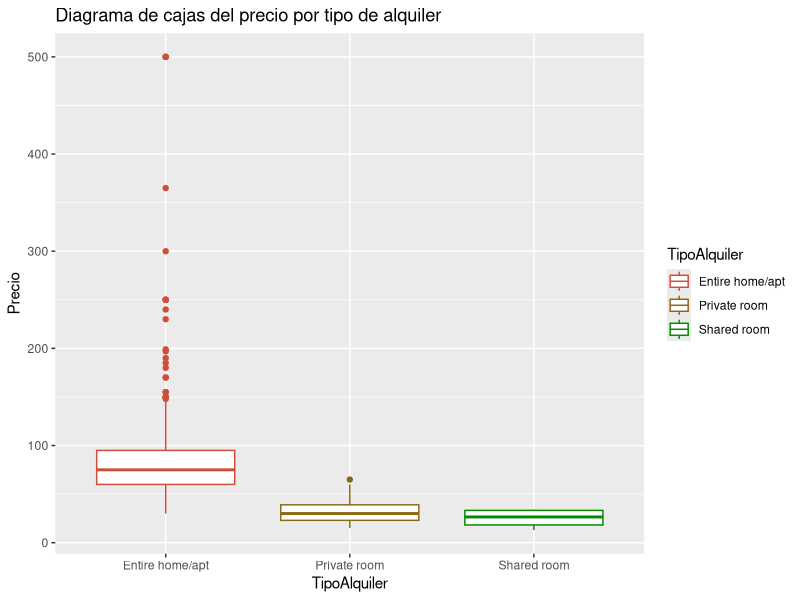
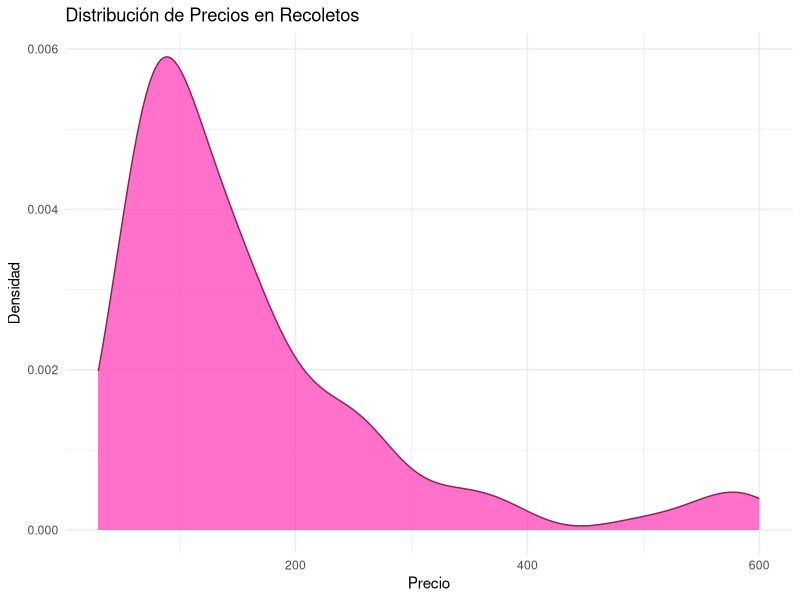
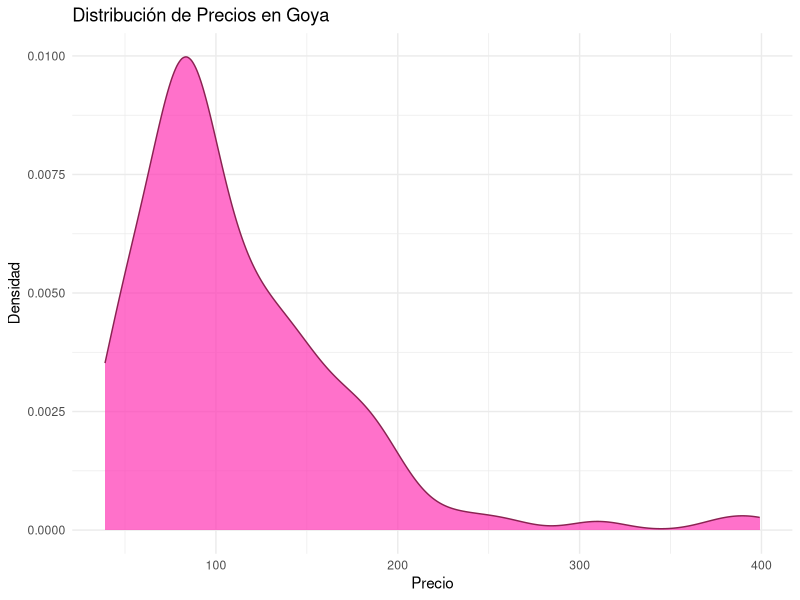
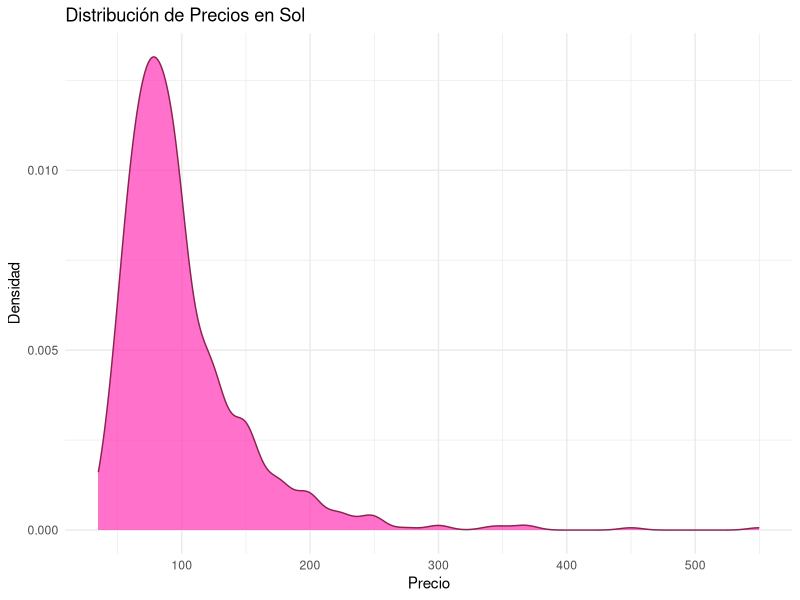
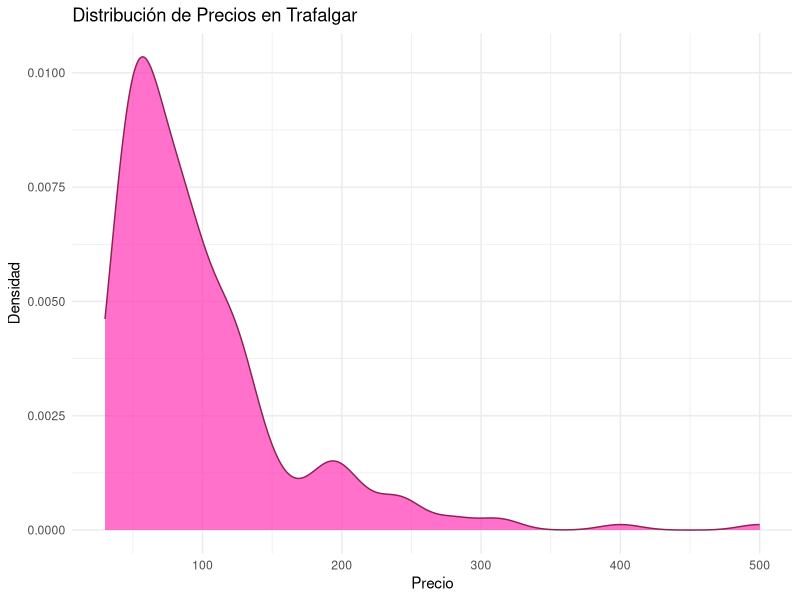
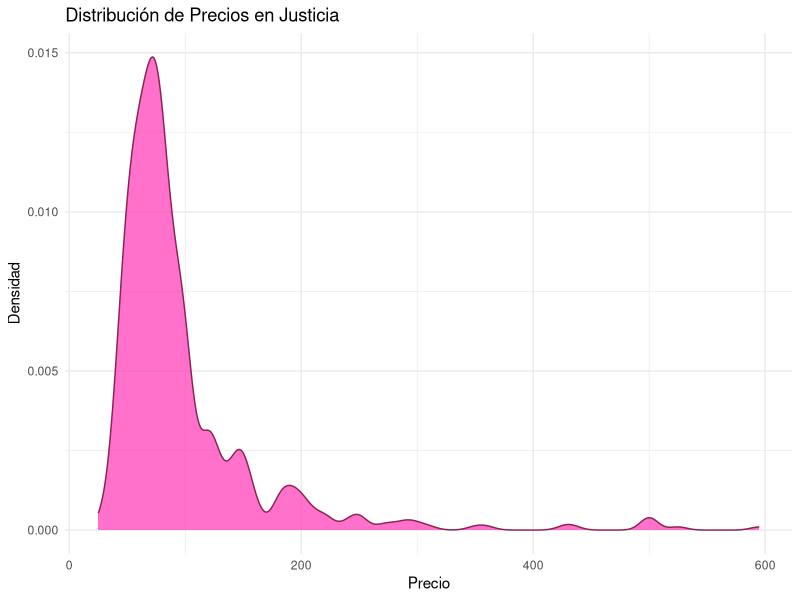
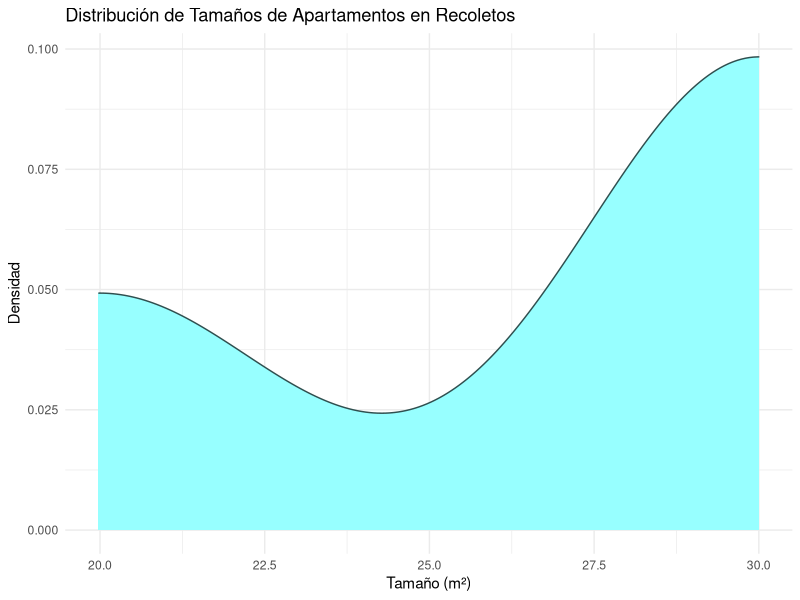
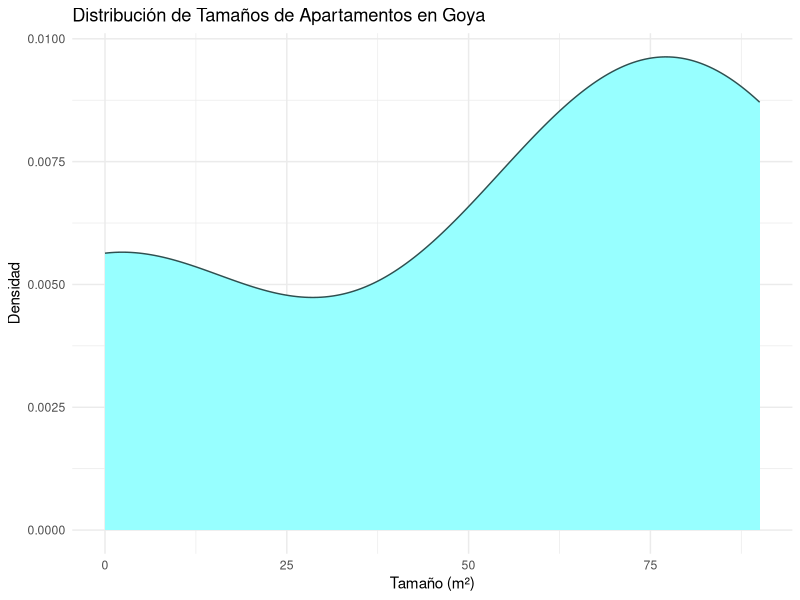

Recreate these plots in R, in order.
## ---- chunk 1
library(ggplot2)
library(dplyr)
## ---- chunk 2
airbnb<-read.csv('airbnb.csv',sep = ',', stringsAsFactors = T)
## ---- chunk 3
head(airbnb)
## ---- chunk 4
newnames<-c("CodigoPostal","Barrio","TipoPropiedad","TipoAlquiler","MaxOcupantes","NumBanyos",
"NumDormitorios","NumCamas","TipoCama","Comodidades","PiesCuadrados","Precio","Puntuacion")
colnames(airbnb) <- newnames
head(airbnb)
## ---- chunk 5
airbnb$MetrosCuadrados <- airbnb$PiesCuadrados * 0.092903
airbnb[, c("PiesCuadrados", "MetrosCuadrados")]
## ---- chunk 6
# Establecer a NA en los casos donde la cadena está vacía, es igual a '-' o no comienza con "28"
airbnb$CodigoPostal[airbnb$CodigoPostal == '' | airbnb$CodigoPostal == '-' | !grepl("^28", airbnb$CodigoPostal)] <- NA

# Corregir un valores específicos
airbnb$CodigoPostal[airbnb$CodigoPostal == '2804'] <- '28004'
airbnb$CodigoPostal[airbnb$CodigoPostal == '2805'] <- '28005'
airbnb$CodigoPostal[airbnb$CodigoPostal == '2815'] <- '28015'
airbnb$CodigoPostal[airbnb$CodigoPostal == '2015'] <- '28015'
airbnb$CodigoPostal[airbnb$CodigoPostal == '280013'] <- '28013'
airbnb$CodigoPostal[airbnb$CodigoPostal == 'Madri'] <- '28004'
airbnb$CodigoPostal[airbnb$CodigoPostal == '28'] <- '28027'

# Eliminar cualquier carácter de nueva línea (\n) en la columna 'CodigoPostal'
airbnb$CodigoPostal <- gsub("\\n", "", airbnb$CodigoPostal)

# Conservar solo los primeros 5 caracteres de cada valor en la columna 'CodigoPostal'
airbnb$CodigoPostal <- substr(airbnb$CodigoPostal, 1, 5)
head(airbnb$CodigoPostal, 30)
## ---- chunk 7
codigos_postales_unicos <- unique(na.omit(airbnb$CodigoPostal))
print(codigos_postales_unicos)
## ---- chunk 8
# Calcular la frecuencia de cada código postal en el conjunto de datos de airbnb
frecuencia_codigos <- table(airbnb$CodigoPostal)

# Seleccionar los 5 códigos postales más frecuentes
codigos_mas_frecuentes <- names(sort(frecuencia_codigos, decreasing = TRUE)[1:5])

# Imprimir los resultados
cat("Los 5 códigos postales más frecuentes son:\n")

# Iterar sobre los códigos más frecuentes y mostrar su frecuencia
for (codigo in codigos_mas_frecuentes) {
  frecuencia <- frecuencia_codigos[codigo]
  cat(paste(codigo, ": ", frecuencia, " entradas\n"))
}
## ---- chunk 9
# Seleccionar los 5 códigos postales menos frecuentes
codigos_menos_frecuentes <- names(sort(frecuencia_codigos)[1:5])

# Imprimir los resultados
cat("\nLos 5 códigos postales menos frecuentes son:\n")

# Iterar sobre los códigos menos frecuentes y mostrar su frecuencia
for (codigo in codigos_menos_frecuentes) {
  frecuencia <- frecuencia_codigos[codigo]
  cat(paste(codigo, ": ", frecuencia, " entradas\n"))
}
## ---- chunk 10
# Filtrar las entradas que tienen el código postal "28012"
entradas_28012 <- na.omit(airbnb$Barrio[airbnb$CodigoPostal == "28012"])

# Seleccionar los barrios únicos asociados al código postal "28012"
barrios_en_28012 <- unique(entradas_28012)

# Imprimir los resultados
cat("Los barrios en el código postal 28012 son:\n")
cat(paste(barrios_en_28012, collapse = ", "))
## ---- chunk 11
# Obtener la tabla de frecuencia
total_entradas <- table(airbnb$Barrio[airbnb$Barrio %in% barrios_en_28012])

# Crear un data.frame con los resultados
barrios_entradas_28012 <- data.frame(Barrio = names(total_entradas), Entradas = as.numeric(total_entradas))

# Filtrar aquellos con entradas diferentes de 0
barrios_entradas_28012 <- barrios_entradas_28012[barrios_entradas_28012$Entradas != 0, ]

# Mostrar los resultados
print(barrios_entradas_28012)
## ---- chunk 12
# Filtrar las entradas que tienen el código postal "28012" y eliminar NAs
entradas_28012 <- na.omit(airbnb$Barrio[airbnb$CodigoPostal == "28012"])

# Seleccionar los barrios únicos asociados al código postal "28012"
barrios_en_28012 <- unique(entradas_28012)

# Imprimir los resultados
cat("Los barrios en el código postal 28012 son:\n")
cat(paste(barrios_en_28012, collapse = ", "))
## ---- chunk 13
# Calcular la frecuencia de cada barrio en la columna "Barrio"
frecuencia_barrios <- table(airbnb$Barrio)

# Obtener los nombres de los 5 barrios con mayor frecuencia
barrios_mas_frecuentes <- names(sort(frecuencia_barrios, decreasing = TRUE)[1:5])

# Imprimir los 5 barrios con mayor frecuencia y su número de entradas
cat("Los 5 barrios con mayor número de entradas son:\n")

# Iterar sobre los barrios más frecuentes
for (barrio in barrios_mas_frecuentes) {
  # Obtener la frecuencia del barrio
  frecuencia <- frecuencia_barrios[barrio]
  
  # Imprimir el nombre del barrio y su frecuencia
  cat(paste(barrio, ": ", frecuencia, " entradas\n"))
}
## ---- chunk 14
# Obtener los tipos únicos en la columna "TipoAlquiler"
tipos_alquiler <- unique(airbnb$TipoAlquiler)

# Imprimir los tipos de alquiler separados por comas
cat("Tipos de Alquiler:", paste(tipos_alquiler, collapse = ", "), "\n\n")

# Calcular la frecuencia de cada tipo de alquiler en la columna "TipoAlquiler"
frecuencia_tipos_alquiler <- table(airbnb$TipoAlquiler)

# Imprimir la cantidad de entradas por tipo de alquiler
cat("Cantidad de entradas por tipo de alquiler:\n")

# Imprimir la tabla de frecuencias
print(frecuencia_tipos_alquiler)
## ---- chunk 15
# Crear un diagrama de cajas con ggplot
ggplot(na.omit(airbnb), aes(x = TipoAlquiler, y = Precio, color = TipoAlquiler)) +
  geom_boxplot() +
  scale_color_manual(values = c("#CD4F39", "#8B6914", "#008B00")) +
  labs(title = "Diagrama de cajas del precio por tipo de alquiler")
## ---- chunk 16
# Calcular el precio medio por tipo de alquiler
precio_medio_por_tipo <- airbnb %>%
   # Agrupar por tipo de alquiler
  group_by(TipoAlquiler) %>%
  # Calcular el precio medio, ignorando NA
  summarize(PrecioMedio = mean(Precio, na.rm = TRUE))
print(precio_medio_por_tipo)
## ---- chunk 17
# Realizar la prueba de Shapiro-Wilk
resultado_test_precio_medio <- shapiro.test(precio_medio_por_tipo$PrecioMedio)

# Verificar el resultado de la prueba
if (resultado_test_precio_medio$p.value > 0.05) {
  cat("Los datos parecen seguir una distribución normal.\n")
} else {
  cat("Los datos no siguen una distribución normal.\n")
}
print(resultado_test_precio_medio)
## ---- chunk 18
# Realizar el test de Kruskal-Wallis
resultado_kruskal <- kruskal.test(PrecioMedio ~ TipoAlquiler, data = precio_medio_por_tipo)
print(resultado_kruskal)
## ---- chunk 19
airbnb_entire <- airbnb %>% filter(TipoAlquiler == 'Entire home/apt')
head(airbnb_entire)
## ---- chunk 20
# Calcular el número de entradas por barrio
top_barrios_entire <- airbnb_entire %>%
  # Agrupar por el campo Barrio
  group_by(Barrio) %>%
  # Contar el número de entradas por barrio
  summarize(NumEntradas = n()) %>%
  # Ordenar en orden descendente por el número de entradas
  arrange(desc(NumEntradas)) %>%
  # Seleccionar los primeros 5 barrios
  head(5)

print(top_barrios_entire)
## ---- chunk 21
# Calcular el precio promedio por barrio
precio_medio_barrio <- aggregate(Precio ~ Barrio, airbnb_entire, mean, na.rm = TRUE)

# Ordenar en orden descendente por precio
precio_medio_barrio <- precio_medio_barrio[order(-precio_medio_barrio$Precio), ]

# Seleccionar los primeros 5 barrios con precios más altos
top_5_barrios_precio <- head(precio_medio_barrio, 5)

print(top_5_barrios_precio)
## ---- chunk 22
# Calcular el precio promedio por barrio
precio_medio_barrio <- aggregate(Precio ~ Barrio, airbnb_entire, mean, na.rm = TRUE)

# Calcular la frecuencia de apartamentos por barrio
frecuencia_por_barrio <- table(airbnb_entire$Barrio)
entradas_por_barrio <- data.frame(Barrio = names(frecuencia_por_barrio), NumApartamentos = as.numeric(frecuencia_por_barrio))

# Seleccionar los 5 barrios con los precios promedio más altos
top_5_barrios_precio <- head(precio_medio_barrio[order(-precio_medio_barrio$Precio), ], 5)

# Seleccionar los número de apartamentos correspondientes a los 5 barrios
entradas_top_5_barrios <- entradas_por_barrio[entradas_por_barrio$Barrio %in% top_5_barrios_precio$Barrio, ]

# Calcular el total de entradas en los 5 barrios
total_entradas <- sum(entradas_top_5_barrios$NumApartamentos)

# Agregar una fila con el total de entradas
entradas_top_5_barrios <- rbind(entradas_top_5_barrios, c("Total", total_entradas))

# Combinar la información de precios y entradas por barrio
top_barrios <- merge(top_5_barrios_precio, entradas_top_5_barrios, by = "Barrio")
colnames(top_barrios) <- c("Barrio", "PrecioMedio", "NumApartamentos")

# Ordenar el resultado por número de apartamentos de forma descendente
top_barrios <- top_barrios %>% arrange(desc(NumApartamentos))

print(top_barrios)
## ---- chunk 23
# Calcular el precio promedio por barrio
precio_medio_barrio <- aggregate(Precio ~ Barrio, airbnb_entire, mean, na.rm = TRUE)

# Calcular la frecuencia de apartamentos por barrio
frecuencia_por_barrio <- table(airbnb_entire$Barrio)
entradas_por_barrio <- data.frame(Barrio = names(frecuencia_por_barrio), NumApartamentos = as.numeric(frecuencia_por_barrio))

# Combinar la información de precios y entradas por barrio
top_barrios <- merge(precio_medio_barrio, entradas_por_barrio, by = "Barrio")
colnames(top_barrios) <- c("Barrio", "PrecioMedio", "NumApartamentos")

# Filtrar los barrios con menos de 100 apartamentos
top_barrios_filtrados <- top_barrios %>%
  filter(NumApartamentos > 100) %>%
  arrange(desc(PrecioMedio))

# Seleccionar los 5 barrios con los precios promedio más altos y más de 100 apartamentos
top_5_barrios_100 <- head(top_barrios_filtrados, 5)

print(top_5_barrios_100)
## ---- chunk 24
barrio_recoletos <- "Recoletos"
df_barrio <- airbnb_entire %>% filter(Barrio == barrio_recoletos)
df_barrio <- df_barrio[is.finite(df_barrio$Precio), ]
p <- ggplot(df_barrio, aes(x = Precio)) +
  geom_density(fill = "#FF34B3", color = "#8B2252", alpha = 0.7) +
  labs(title = paste("Distribución de Precios en", barrio_recoletos),
       x = "Precio",
       y = "Densidad") +
  theme_minimal()

print(p)
## ---- chunk 25
barrio_goya <- "Goya"
df_barrio <- airbnb_entire %>% filter(Barrio == barrio_goya)
df_barrio <- df_barrio[is.finite(df_barrio$Precio), ]
p <- ggplot(df_barrio, aes(x = Precio)) +
  geom_density(fill = "#FF34B3", color = "#8B2252", alpha = 0.7) +
  labs(title = paste("Distribución de Precios en", barrio_goya),
       x = "Precio",
       y = "Densidad") +
  theme_minimal()

print(p)
## ---- chunk 26
barrio_sol <- "Sol"
df_barrio <- airbnb_entire %>% filter(Barrio == barrio_sol)
df_barrio <- df_barrio[is.finite(df_barrio$Precio), ]
p <- ggplot(df_barrio, aes(x = Precio)) +
  geom_density(fill = "#FF34B3", color = "#8B2252", alpha = 0.7) +
  labs(title = paste("Distribución de Precios en", barrio_sol),
       x = "Precio",
       y = "Densidad") +
  theme_minimal()

print(p)
## ---- chunk 27
barrio_trafalgar<- "Trafalgar"
df_barrio <- airbnb_entire %>% filter(Barrio == barrio_trafalgar)
df_barrio <- df_barrio[is.finite(df_barrio$Precio), ]
p <- ggplot(df_barrio, aes(x = Precio)) +
  geom_density(fill = "#FF34B3", color = "#8B2252", alpha = 0.7) +
  labs(title = paste("Distribución de Precios en", barrio_trafalgar),
       x = "Precio",
       y = "Densidad") +
  theme_minimal()

print(p)
## ---- chunk 28
barrio_justicia<- "Justicia"
df_barrio <- airbnb_entire %>% filter(Barrio == barrio_justicia)
df_barrio <- df_barrio[is.finite(df_barrio$Precio), ]
p <- ggplot(df_barrio, aes(x = Precio)) +
  geom_density(fill = "#FF34B3", color = "#8B2252", alpha = 0.7) +
  labs(title = paste("Distribución de Precios en", barrio_justicia),
       x = "Precio",
       y = "Densidad") +
  theme_minimal()

print(p)
## ---- chunk 29
# Convertir PiesCuadrados a MetrosCuadrados
airbnb_entire$MetrosCuadrados <- airbnb_entire$PiesCuadrados * 0.092903

# Calcular el tamaño medio en metros cuadrados para los 5 barrios anteriores
metros_media_barrio <- aggregate(MetrosCuadrados ~ Barrio, airbnb_entire, mean, na.rm = TRUE)

# Fusionar los dataframes existentes
top_5_barrios_metros <- merge(top_5_barrios_100, metros_media_barrio, by = "Barrio")

# Renombrar columnas
colnames(top_5_barrios_metros) <- c("Barrio", "PrecioMedio", "NumApartamentos", "MediaMetros")

print(top_5_barrios_metros)
## ---- chunk 30
recoletos_data <- airbnb_entire[airbnb_entire$Barrio == "Recoletos", ]
recoletos_data <- recoletos_data[is.finite(recoletos_data$MetrosCuadrados), ]

ggplot(recoletos_data, aes(x = MetrosCuadrados)) +
  geom_density(fill = "#97FFFF", color = "#2F4F4F") +
  labs(title = "Distribución de Tamaños de Apartamentos en Recoletos",
       x = "Tamaño (m²)",
       y = "Densidad") +
  theme_minimal()
## ---- chunk 31
goya_data <- airbnb_entire[airbnb_entire$Barrio == "Goya", ]
goya_data <- goya_data[is.finite(goya_data$MetrosCuadrados), ]

ggplot(goya_data, aes(x = MetrosCuadrados)) +
  geom_density(fill = "#97FFFF", color = "#2F4F4F") +
  labs(title = "Distribución de Tamaños de Apartamentos en Goya",
       x = "Tamaño (m²)",
       y = "Densidad") +
  theme_minimal()
## ---- chunk 32
sol_data <- airbnb_entire[airbnb_entire$Barrio == "Sol", ]
sol_data <- sol_data[is.finite(sol_data$MetrosCuadrados), ]

ggplot(sol_data, aes(x = MetrosCuadrados)) +
  geom_density(fill = "#97FFFF", color = "#2F4F4F") +
  labs(title = "Distribución de Tamaños de Apartamentos en Sol",
       x = "Tamaño (m²)",
       y = "Densidad") +
  theme_minimal()
## ---- chunk 33
trafalgar_data <- airbnb_entire[airbnb_entire$Barrio == "Trafalgar", ]
trafalgar_data <- trafalgar_data[is.finite(trafalgar_data$MetrosCuadrados), ]

ggplot(trafalgar_data, aes(x = MetrosCuadrados)) +
  geom_density(fill = "#97FFFF", color = "#2F4F4F") +
  labs(title = "Distribución de Tamaños de Apartamentos en Trafalgar",
       x = "Tamaño (m²)",
       y = "Densidad") +
  theme_minimal()
## ---- chunk 34
justicia_data <- airbnb_entire[airbnb_entire$Barrio == "Justicia", ]
justicia_data <- justicia_data[is.finite(justicia_data$MetrosCuadrados), ]
ggplot(justicia_data, aes(x = MetrosCuadrados)) +
  geom_density(fill = "#97FFFF", color = "#2F4F4F") +
  labs(title = "Distribución de Tamaños de Apartamentos en Justicia",
       x = "Tamaño (m²)",
       y = "Densidad") +
  theme_minimal()
## ---- chunk 35
# Realizar la prueba de Shapiro-Wilk para la variable MediaMetros
resultado_test_media_metros <- shapiro.test(top_5_barrios_metros$MediaMetros)

# Comprobar el resultado del test
if (resultado_test_media_metros$p.value > 0.05) {
  cat("Los datos parecen seguir una distribución normal.\n")
} else {
  cat("Los datos no siguen una distribución normal.\n")
}
print(resultado_test_media_metros)
## ---- chunk 36
# Realizar el test de Kruskal-Wallis
resultado_kruskal <- kruskal.test(MediaMetros ~ Barrio, data = top_5_barrios_metros)

# Imprimir el resultado del test
print(resultado_kruskal)

# Evaluar el resultado del test y proporcionar un mensaje
if (resultado_kruskal$p.value < 0.05) {
  cat("Hay diferencias significativas entre al menos dos grupos.\n")
} else {
  cat("No hay evidencia suficiente para rechazar la hipótesis nula de igualdad de medianas.\n")
}
## ---- chunk 37
# Obtenemos los inmuebles de sol
barrio_sol<-subset(airbnb_entire,Barrio=="Sol")

# Modelo lineal entre metros cuadrados y número de dormitorios
modelo_sol<-lm(data=barrio_sol,formula=MetrosCuadrados~NumDormitorios)
summary(modelo_sol)
## ---- chunk 38
# Definir las variables de interés que se quieren incluir en el nuevo conjunto de datos
variables_interes <- c("NumBanyos", "NumDormitorios", "MaxOcupantes", "MetrosCuadrados")

# Crear un nuevo conjunto de datos (datos_barrio_sol) que incluya solo las columnas de interés
datos_barrio_sol <- barrio_sol[, variables_interes]

# Calcular la matriz de correlación
correlacion <- cor(datos_barrio_sol, use = "complete.obs")

print(correlacion)
## ---- chunk 39
barrio_sol_filtrado <- na.omit(barrio_sol)
ggplot(data = barrio_sol_filtrado, aes(x = MetrosCuadrados)) +
  geom_histogram(fill = "#FFFF00", color = "#8B8B00", binwidth = 3) +
  theme(text = element_text(size = 10))
## ---- chunk 40
# Reemplazar los valores de 0 en la columna "MetrosCuadrados" con NA
barrio_sol$MetrosCuadrados[barrio_sol$MetrosCuadrados == 0] <- NA

# Filtrar filas con valores NA en las columnas de interés
datos_barrio_sol_filtrados <- na.omit(barrio_sol[, variables_interes])

# Calcular la matriz de correlación con los datos filtrados
correlacion_filtrada <- cor(datos_barrio_sol_filtrados, use = "complete.obs")

print(correlacion_filtrada)
## ---- chunk 41
# Ajustar un modelo de regresión lineal
modelo_sol_2 <- lm(data = barrio_sol, formula = Precio ~ MetrosCuadrados + NumDormitorios)

# Imprimir un resumen del modelo
summary(modelo_sol_2)
## ---- chunk 42
# Regresión lineal simple
lm(barrio_sol$Precio ~ barrio_sol$MetrosCuadrados, data = barrio_sol)
## ---- chunk 43
# Regresión lineal simple
lm(barrio_sol$Precio ~ barrio_sol$NumDormitorios, data = barrio_sol)
## ---- chunk 44
# Regresión múltiple
lm(barrio_sol$Precio ~ barrio_sol$NumDormitorios + barrio_sol$MetrosCuadrados, data = barrio_sol)
## ---- chunk 45
# Obtener el número total de apartamentos en Sol
apartamentos_sol <- nrow(barrio_sol)

# Obtener el número de apartamentos con 3 dormitorios en Sol
apartamentos_3_dor <- sum(barrio_sol$NumDormitorios == 3)

# Calcular la probabilidad mediante el test binomial
probabilidad <- binom.test(apartamentos_3_dor, apartamentos_sol)

# Mostrar los resultados redondeados
cat("Probabilidad de encontrar un apartamento de 3 dormitorios:", round(probabilidad$estimate * 100, 2), "%\n")
cat("Intervalo de confianza (95%) de la probabilidad:", round(probabilidad$conf.int[1] * 100, 2), "% a", round(probabilidad$conf.int[2] * 100, 2), "%\n")
